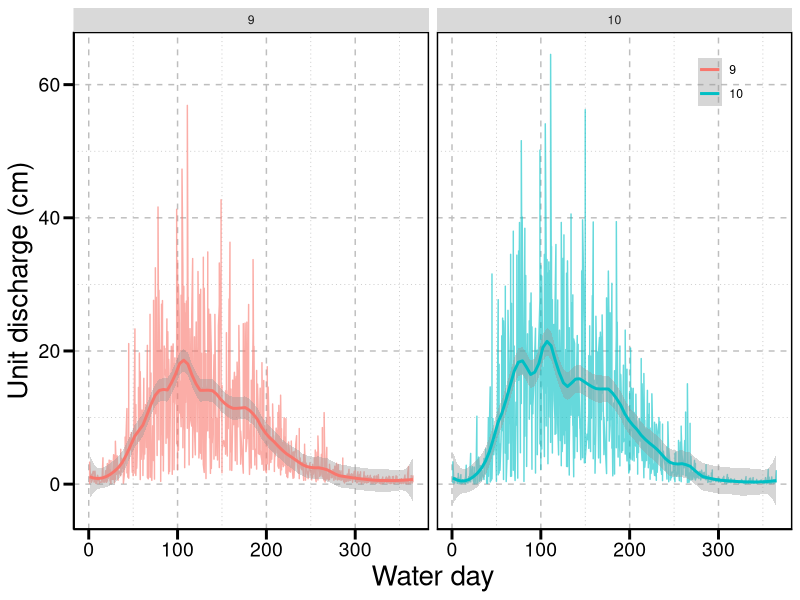
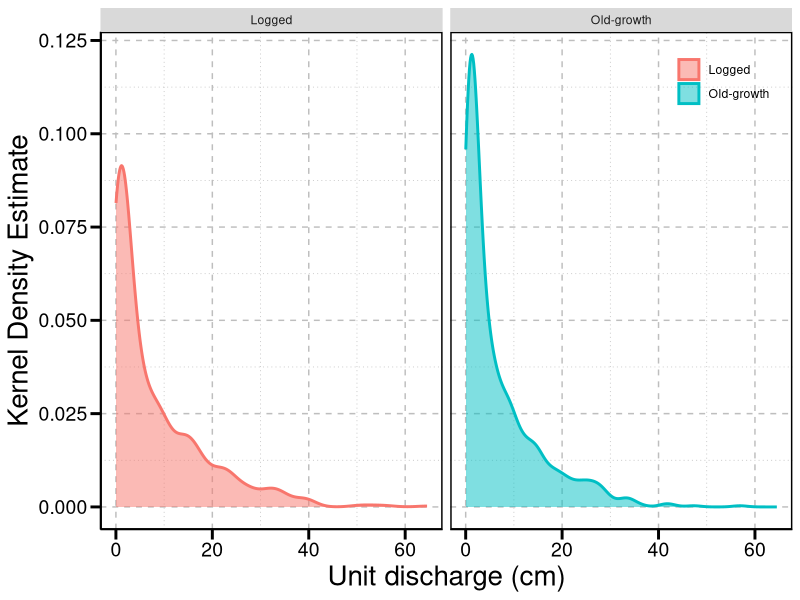
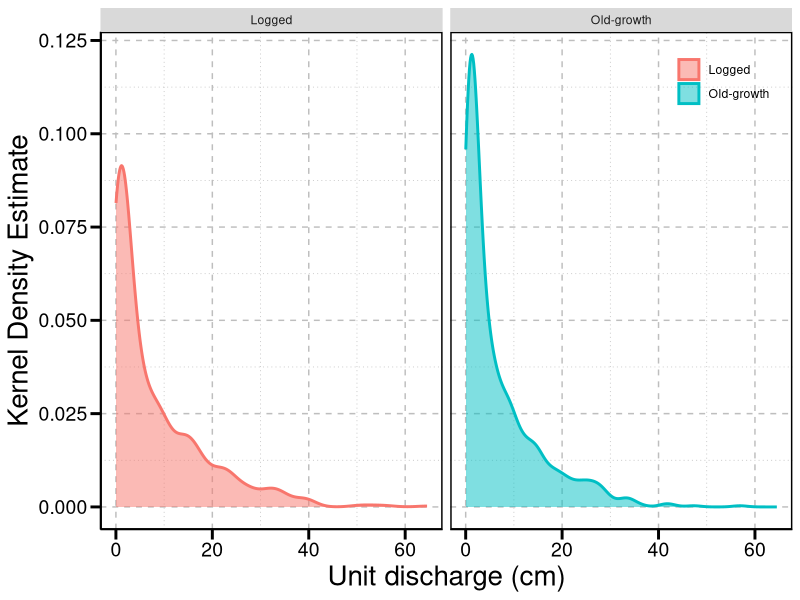
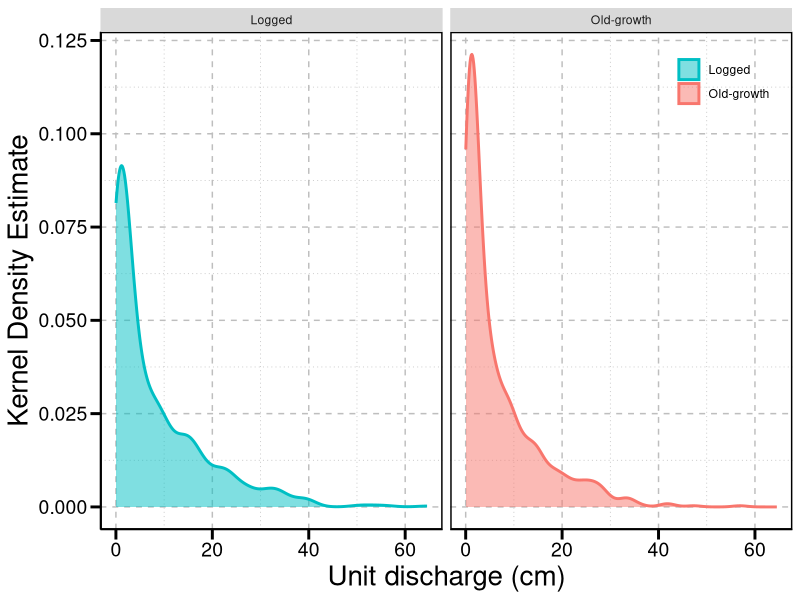
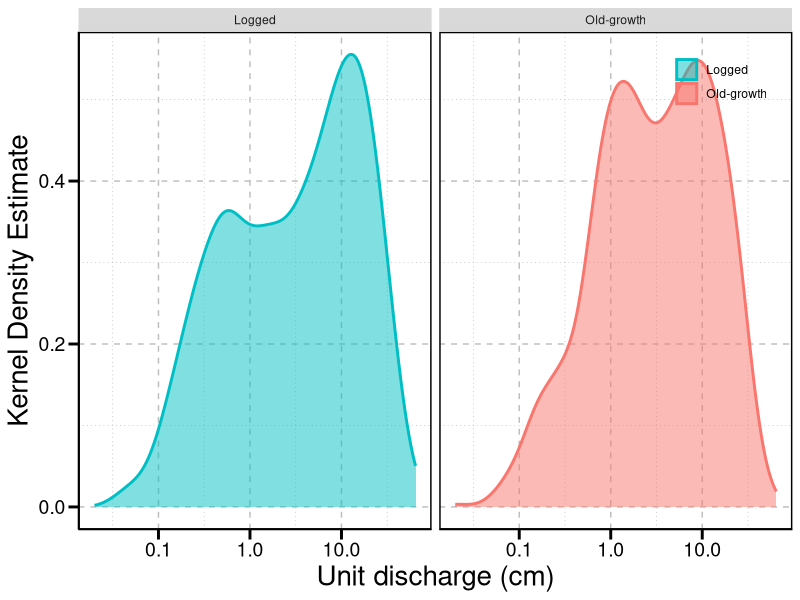
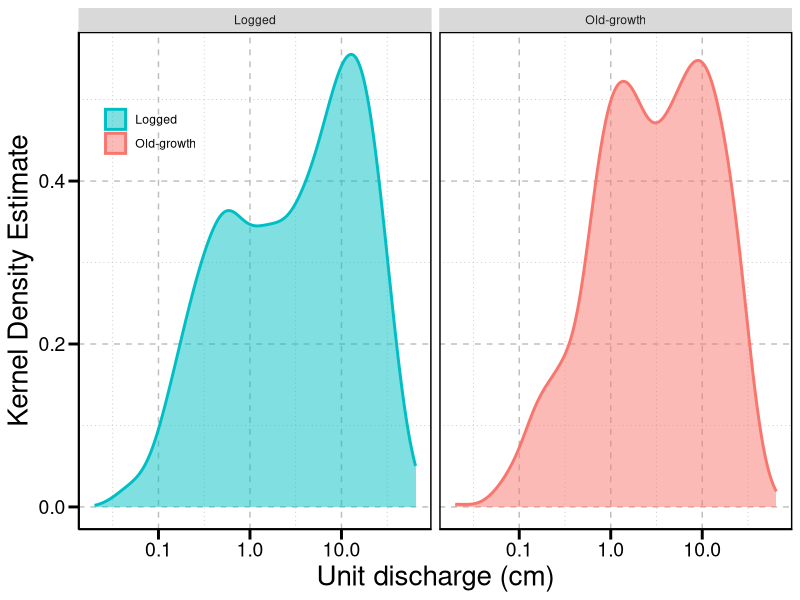

These figures' R source, in order: (Note: this script raises an error after producing the figures.)
## ---- chunk 1
"NOTE: The preview button is only available when the output is an html file"
## ---- chunk 2
install.packages(c("lubridate","gridExtra","grid","plyr","dplyr",
                "nlme","doBy","MASS","lsmeans","CarData","utils","cowplot","ggExtra")) 
# For this line to run, I had to 1) go to Tools -> Global Options -> Packages, and uncheck the box "Use secure download methods for HTTP" and 2) define the list of packages names as a vector by using c("package name 1",...)
## ---- chunk 3
library(ggplot2)
## ---- chunk 4
hjg <- read.csv("220621_fho_hjandrews.csv")
#summary (hjg)
## ---- chunk 5
uq_plot <- ggplot(hjg, aes(y=uq.cm, x=wd,color=as.factor(ws)))+
  # geom_point(alpha=0.8,size=3.5)+
  geom_line(alpha=0.6)+# by changing alpha, we change the transparency
  geom_smooth(span = 0.15)+# by changing span, I control the wiggles in the trend
  ylab("Unit discharge (cm)") +
  xlab("Water day")+
  theme(axis.text=element_text(colour="black",size=14),
        axis.title.y = element_text(size = 20),
        axis.title.x = element_text(size = 20),
        panel.grid.minor= element_line(colour = "gray", linetype = "dotted"), 
        panel.grid.major = element_line(colour = "gray", linetype = "dashed"),
        panel.border = element_rect(fill=NA, colour = "black", size=1),
        panel.background=element_blank(),
        axis.ticks.length = unit(0.254, "cm"),
        axis.ticks = element_line(colour = "black", size=1), 
        axis.line = element_line(colour = "black"),
        legend.position = c(.90,.90),
        legend.direction = "vertical",
        legend.background = element_rect(fill=alpha(0.1)),
        legend.title = element_blank())+
  facet_wrap(~ws)
uq_plot
## ---- chunk 6
theme_fg = theme(axis.text=element_text(colour="black",size=14),
        axis.title.y = element_text(size = 20),
        axis.title.x = element_text(size = 20),
        panel.grid.minor= element_line(colour = "gray", linetype = "dotted"), 
        panel.grid.major = element_line(colour = "gray", linetype = "dashed"),
        panel.border = element_rect(fill=NA, colour = "black", size=1),
        panel.background=element_blank(),
        axis.ticks.length = unit(0.254, "cm"),
        axis.ticks = element_line(colour = "black", size=1), 
        axis.line = element_line(colour = "black"),
        legend.position = c(.90,.90),
        legend.direction = "vertical",
        legend.background = element_rect(fill=alpha(0.1)),
        legend.title = element_blank())
## ---- chunk 7
hjg$ws.f
## ---- chunk 8
unique(hjg$ws.f)
## ---- chunk 9
uq_p_plot <- ggplot(hjg, aes(x=uq.cm,color= ws.f, fill = ws.f))+
  geom_density(alpha = 0.5, size = 1.0)+
  ylab("Kernel Density Estimate") +
  xlab("Unit discharge (cm)")+
  theme_fg +
  facet_wrap(~ws.f)
uq_p_plot
## ---- chunk 10
uq_p_plot
## ---- chunk 11
uq_p_plot <- uq_p_plot + scale_color_manual(values = c("#00BFC4","#F8766D"))+
                         scale_fill_manual(values = c("#00BFC4","#F8766D"))
uq_p_plot
## ---- chunk 12
uq_p_plot <- uq_p_plot + scale_x_log10()  
uq_p_plot
## ---- chunk 13
uq_p_plot <- uq_p_plot + theme(legend.position = c(0.1,0.8))
uq_p_plot
## ---- chunk 14
#Checking season assignment plot
ssn_plot <- ggplot(hjg, aes(x=uq.cm, color=as.factor(ssn), fill = as.factor (ssn)))+
  geom_density(alpha = 0.5)+
  ylab("Kernel density estimate") +
  xlab("Unit discharge (cm)")+
  scale_x_log10()+
  scale_color_manual()
  theme_fg +
  facet_wrap(~ws.f)
ssn_plot
## ---- chunk 15
hjg$ws.f
## ---- chunk 16
unique(hjg$ws.f)
## ---- chunk 17
ssn_plot <- ssn_plot + facet_wrap(~ws.f)
ssn_plot
## ---- chunk 18
hjg$ws.f <- factor(hjg$ws.f,levels = c("Old-growth","Logged"))
## ---- chunk 19
ssn_plot + facet_wrap(~ws.f)
## ---- chunk 20
#Checking season assignment plot
ssn_plot <- ggplot(hjg, aes(x=uq.cm, color=as.factor(ssn), fill = as.factor (ssn)))+
  # geom_line(alpha=0.8,size=3.5)+
  geom_density(alpha = 0.5)+
  ylab("Kernel density estimate") +
  xlab("Unit discharge (cm)")+
  scale_x_log10()+
  theme_fg +
  theme (legend.position = c(0.1,0.8))+
  facet_wrap(~ws)
ssn_plot
